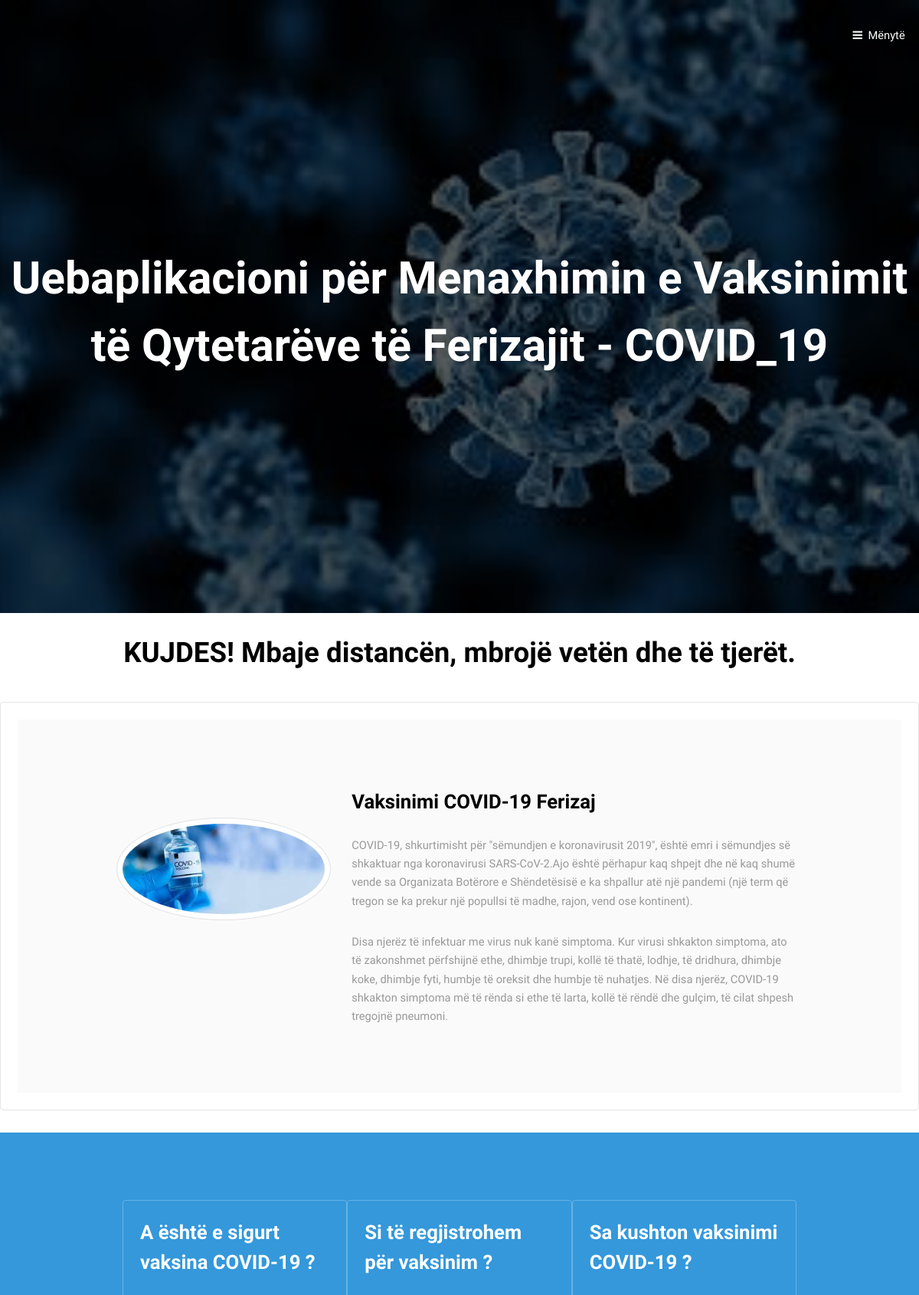
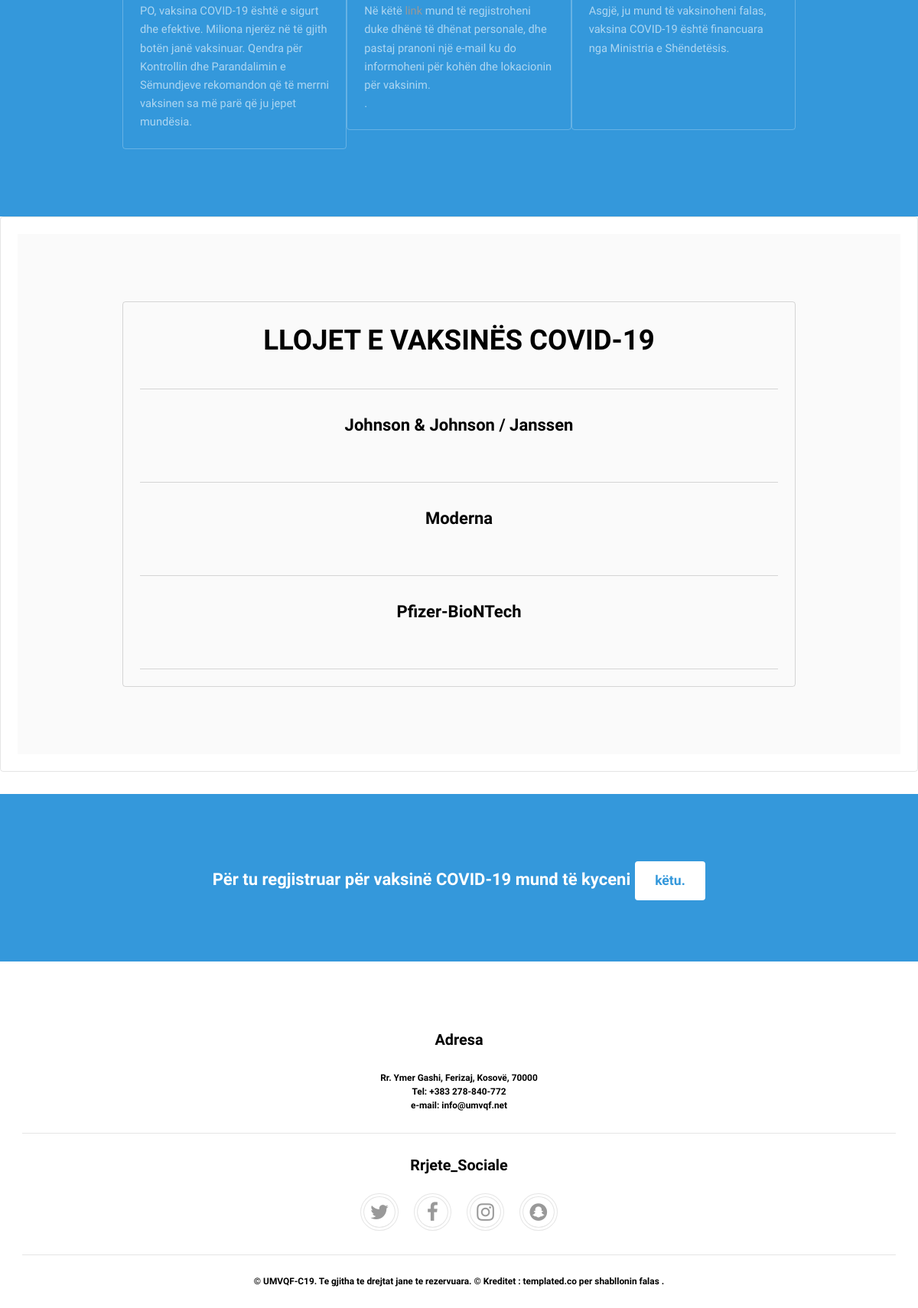
The page /ModuliPerdoruesit/index.php on the database its author committed (2 pictures, top to bottom).
### tables this page shows
CREATE TABLE `tedhenat` (
  `ID_Tedhenat` int(11) NOT NULL,
  `Titulli` varchar(200) NOT NULL,
  `Pershkrimi` varchar(500) DEFAULT NULL,
  `Dosje` varchar(500) DEFAULT NULL,
  `Pamja_Faqes` varchar(50) NOT NULL
);

CREATE TABLE `vaksina` (
  `ID_Vaksina` int(11) NOT NULL,
  `Vaksina` varchar(50) NOT NULL
);

### ModuliPerdoruesit/index.php (the view, shortened to what this page needs)
<?php include_once("konfigurim.php"); ?>
<!DOCTYPE HTML>
<html>
	<head>
		<link rel="stylesheet" href="assets/css/main.css" />
	</head>
	<body>
		<?php include_once("koka.php"); ?>
				<br>
				<header class="align-center">
							<h2>KUJDES! Mbaje distancën, mbrojë vetën dhe të tjerët.</h2>
				</header>
				<div class="box">
				<section class="wrapper style1">
						<div class="inner">
								<div class="flex flex-2">
									<div class="col col1">
										<br><br>
										<div class="image round fit">
											<a href="generic.html" class="link"><img src="images/c.jpg" alt="" /></a>
										</div>
									</div>
									<div class="col col2">
										<h3>Vaksinimi COVID-19 Ferizaj</h3>
										<p>COVID-19, shkurtimisht për "sëmundjen e koronavirusit 2019", është emri i sëmundjes së shkaktuar nga koronavirusi SARS-CoV-2.Ajo është përhapur kaq shpejt dhe në kaq shumë vende sa Organizata Botërore e Shëndetësisë e ka shpallur atë një pandemi (një term që tregon se ka prekur një popullsi të madhe, rajon, vend ose kontinent).</p>
										<p>Disa njerëz të infektuar me virus nuk kanë simptoma. Kur virusi shkakton simptoma, ato të zakonshmet përfshijnë ethe, dhimbje trupi, kollë të thatë, lodhje, të dridhura, dhimbje koke, dhimbje fyti, humbje të oreksit dhe humbje të nuhatjes. Në disa njerëz, COVID-19 shkakton simptoma më të rënda si ethe të larta, kollë të rëndë dhe gulçim, të cilat shpesh tregojnë pneumoni. </p>
									</div>
								</div>
						</div>
					</section>
				</div>
					<section class="wrapper style2">
						<div class="inner">
							<div class="flex flex-2">
								<div class="4u 12u$(medium)">
									<div class="box">
									<h3>A është e sigurt vaksina COVID-19 ?</h3>
									<p>PO, vaksina COVID-19 është e sigurt dhe efektive. Miliona njerëz në të gjith botën janë vaksinuar. Qendra për Kontrollin dhe Parandalimin e Sëmundjeve rekomandon që të merrni vaksinen sa më parë që ju jepet mundësia.</p>
								</div>
							</div>
								<div class="4u 12u$(medium)">
									<div class="box">
									<h3>Si të regjistrohem për vaksinim ?</h3>
									<p>Në këtë <a href="kerkese.php">link</a> mund të regjistroheni duke dhënë të dhënat personale, dhe pastaj pranoni një e-mail ku do informoheni për kohën dhe lokacionin për vaksinim.</p>.
								</div>
								</div>
								<div class="4u$ 12u$(medium)">
									<div class="box">
									<h3>Sa kushton vaksinimi COVID-19 ?</h3>
									<p>Asgjë, ju mund të vaksinoheni falas, vaksina COVID-19 është financuara nga Ministria e Shëndetësis. <br><br><br><br></p>
								</div>
								</div>
							</div>
						</div>
					</section>
                      <div class="box">
					<section class="wrapper style1">
						<div class="inner">
							<div class="align-center">
							<div class="box">
												<h2>LLOJET E VAKSINËS COVID-19</h2>
												<hr>
												<?php
            $rezultati = mysqli_query($lidh, "SELECT  Vaksina FROM vaksina s
ORDER BY ID_Vaksina DESC");
            while ($rresht = mysqli_fetch_assoc($rezultati)) {
              extract($rresht);
            ?>
												<ul class="alt">
													<li><h4><?php echo $Vaksina; ?></h4></li>
													<hr>
												</ul>
							 <?php } ?>
						</div>
						</div>
						</section>
					</div>
						<section class="wrapper style2">
							<div class="align-center">
								<h4>Për tu regjistruar për vaksinë COVID-19 mund të kyceni <a href="kerkese.php" class="button small">këtu.</a></h4>
							</div>
                        </section>
			<?php include_once("fundifaqes.php"); ?>
	</body>
</html>

### ModuliPerdoruesit/koka.php (shortened to what this page needs)
<header id="header" class="alt">
				<a href="#menu">Mënytë</a>
			</header>
			<?php
            $rezultati = mysqli_query($lidh, "SELECT * FROM tedhenat WHERE Pamja_Faqes='Koka.P'");
            while ($rresht = mysqli_fetch_assoc($rezultati)) {
              extract($rresht);
            ?>
            <section id="banner">
				<div class="inner">
					<header>
						<h1><?php echo $Titulli ?></h1>
					</header>
				</div>
			</section>
			<?php } ?>

### ModuliPerdoruesit/fundifaqes.php (shortened to what this page needs)
<footer id="footer">
			<div class="copyright">
					<?php
           $rezultati = mysqli_query($lidh, "SELECT * FROM tedhenat WHERE Pamja_Faqes='fundifaqes_Adresa'");
           while ($rresht = mysqli_fetch_assoc($rezultati)) {
             extract($rresht);
           ?>
					<section>
						<h4><?php echo $Titulli ?></h4>
						<p><?php echo $Pershkrimi; ?>
						</p>
					</section>
		<?php } ?>
				<hr />
				<?php
           $rezultati = mysqli_query($lidh, "SELECT * FROM tedhenat WHERE Pamja_Faqes='fundifaqes_RrjeteSociale'");
           while ($rresht = mysqli_fetch_assoc($rezultati)) {
             extract($rresht);
           ?>
					<section>
						<h4><?php echo $Titulli ?></h4>
						<p><?php echo $Pershkrimi; ?>
						</p>
					</section>
		<?php } ?>
				<hr/>
				<?php
           $rezultati = mysqli_query($lidh, "SELECT * FROM tedhenat WHERE Pamja_Faqes='fundifaqes_E_Drejta_Autorit'");
           while ($rresht = mysqli_fetch_assoc($rezultati)) {
             extract($rresht);
           ?>
		<?php echo $Pershkrimi; ?>
		<?php } ?>
			</div>
		</footer>

### rows shown on the page
tedhenat: Titulli "Uebaplikacioni për Menaxhimin e Vaksinimit të Qytetarëve të Ferizajit - COVID_19"
vaksina: Vaksina "Johnson & Johnson / Janssen"
vaksina: Vaksina "Moderna"
vaksina: Vaksina "Pfizer-BioNTech"
tedhenat: Titulli "Adresa", Pershkrimi "Rr. Ymer Gashi, Ferizaj, Kosovë, 70000 Tel: +383 278-840-772 e-mail: info@umvqf.net"
tedhenat: Titulli "Rrjete_Sociale"
tedhenat: Pershkrimi "© UMVQF-C19. Te gjitha te drejtat jane te rezervuara. © Kreditet : templated.co per shabllonin falas ."
